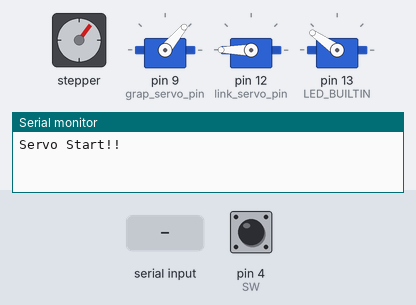
Recording of a sketch running on a simulated Arduino Uno, built with avr-gcc and run on an emulated ATmega328P. On the bench: stepper motor, 3 × servo, the last lines printed to the serial monitor. Wiring (inferred from the names in the program): stepper motor driver (200 steps per turn assumed): step pin 6; direction pin 5; enable pin 3; servo: signal pin 13. Inputs (shaded band) come from the test bench; at power-on: pin 4 (SW) HIGH. Servo pulses on a pin are drawn as a servo (544–2400 µs = 0–180°).

Above: at 2.2 s.
2.3 s: "l90\n" received over Serial
At 2.65 s:
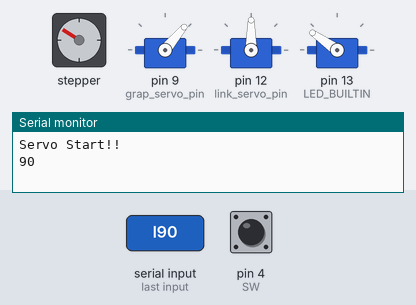
5.3 s: "l,45\n" received over Serial
At 5.65 s:
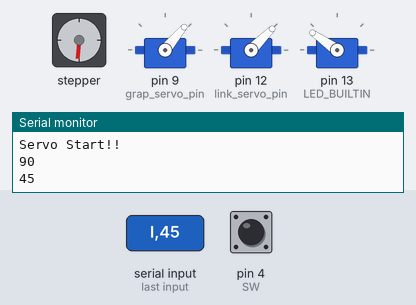
8.3 s: "l" received over Serial
At 9.45 s:
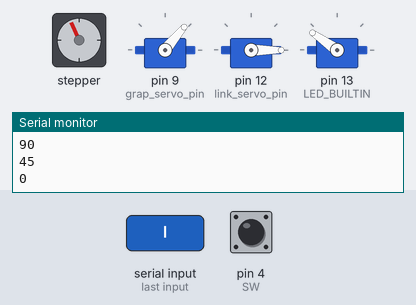
11.3 s: "g90\n" received over Serial
At 11.55 s:
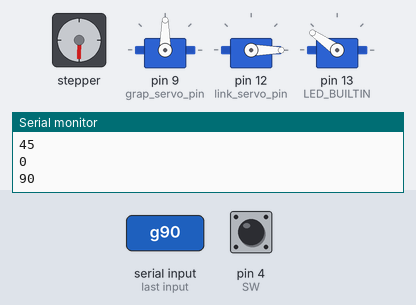
14.3 s: "l90\n" received over Serial
At 14.56 s:
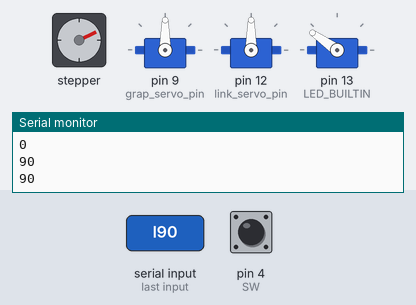
17.3 s: "l,45\n" received over Serial
At 17.56 s:
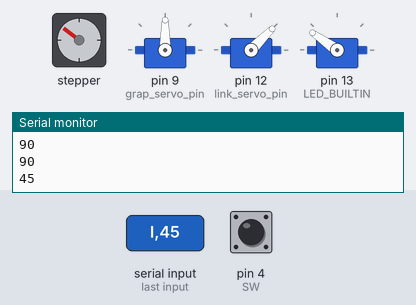
Timing chart, 0 to 23.1 s (numbered marks = the images above; inputs shaded):
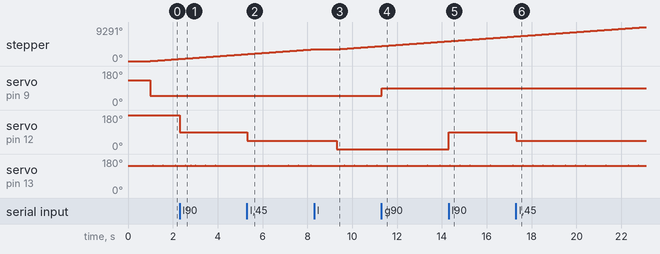

Measured:
- after the input at 2.3 s, servo on pin 12 (link_servo_pin): 180° → 90° at once
- after the input at 5.3 s, servo on pin 12 (link_servo_pin): 90° → 45° at once
- after the input at 8.3 s, servo on pin 12 (link_servo_pin): 45° → 0° after 1.0 s
- after the input at 11.3 s, servo on pin 9 (grap_servo_pin): 50° → 90° at once
- after the input at 14.3 s, servo on pin 12 (link_servo_pin): 0° → 90° at once
- after the input at 17.3 s, servo on pin 12 (link_servo_pin): 90° → 45° at once

The sketch:

gripper_step.ino
```cpp
//GRIP
#include <Servo.h>
#include <Wire.h>

#define ENA (3)
#define DIR (5)
#define PUL (6)
#define SW  (4)


//int grap_servo()

class Grap_servo: public Servo{
public:
  //initiate
  Grap_servo(void){
  }
  //method
  void grap(int aimAngle){
    if(aimAngle < 50 || aimAngle > 140){
      Serial.println("Servo Break! set angle : 50 < angle < 130");
      return 0;
    }
   write(aimAngle);
   return 0;
  }
  void open(void){
    write(50);
  }
  void close(void){
    write(130);
  }

  void linkMove(int aimAngle){
  // 180 -> initial state
    write(aimAngle);
    return 0;
  }
  void linkFull(void){
    write(0);
    return 0;
  }
  void linkInitial(void){
    write(180);
    return 0;
  }

  //member
  int angle = 0;
};


struct stepMotor {
  long pul, tgt;
  double hgt;
  bool dir = true; //up
  bool sw = false;
} sm1;


bool flag_exectution = false;
bool flag_grip = false;
bool flag_link2 = false;
bool flag_link1 = false;
int link_servo_pin = 12;
int grap_servo_pin = 9;

unsigned stepPeriod = 2000 ;


Grap_servo link_servo;
Grap_servo grap_servo;

void setup()
{
  Wire.begin(8);                // join i2c bus with address #8
  Wire.onReceive(receiveEvent);
  grap_servo.attach(grap_servo_pin);
  link_servo.attach(link_servo_pin);
  Serial.begin(115200);

  //pinmode Settings
  pinMode(ENA, OUTPUT);
  pinMode(DIR, OUTPUT);
  pinMode(PUL, OUTPUT);
  pinMode(SW, INPUT_PULLUP);
  pinMode(LED_BUILTIN, OUTPUT);
  //pin init
  digitalWrite(ENA, LOW);
  digitalWrite(DIR, LOW);
  digitalWrite(PUL, LOW);

  grap_servo.close();
  link_servo.linkInitial();
  delay(1000);
  grap_servo.open();
  Serial.println("Servo Start!!");
}


void loop()
{
    // SW 인식
  sm1.sw = digitalRead(SW);
  if (sm1.sw) {
    sm1.dir = true;
    sm1.tgt = 1000;
    sm1.pul = 0;
  }
  if (Serial.available() > 0) {
      char c = Serial.read();
      if ( c == 'l') {
        link_servo.angle = Serial.parseFloat();
        //link_servo.linkMove(link_servo.angle);
        flag_exectution = true;
        flag_link2 = true;
        Serial.println(link_servo.angle);
      }
      if ( c == 'g') {
        grap_servo.angle = Serial.parseFloat();
        //grap_servo.grap(grap_servo.angle);
        flag_exectution = true;
        flag_grip = true;
        Serial.println(grap_servo.angle);
      }
      if ( c == 'h') {
        sm1.tgt = Serial.parseFloat();
        Serial.println(sm1.tgt);
      }
  }

// 펄스주기

  if (sm1.tgt > sm1.pul) {
    sm1.dir = true;
  } else {
    sm1.dir = false;
  }
  digitalWrite(DIR, sm1.dir);

  if (abs(sm1.pul - sm1.tgt)) {
    digitalWrite(PUL, !digitalRead(PUL));
    digitalWrite(LED_BUILTIN, !digitalRead(LED_BUILTIN));
    if (sm1.dir) {
      sm1.pul++;
    } else {
      sm1.pul--;
    }
  }

  delayMicroseconds(stepPeriod);

  if(flag_exectution){
    if(flag_grip){
      grap_servo.grap(grap_servo.angle);
      flag_grip = false;
    }
    if(flag_link2){
      link_servo.linkMove(link_servo.angle);
      flag_link2 = false;
    }
    flag_exectution = false;
  }
}

void receiveEvent(int howMany) {
  while ( 1 < Wire.available()) { // loop through all but the last
    char c = Wire.read(); // receive byte as a character
    //Serial.print(c);         // print the character
    if (c == 'g'){
      grap_servo.angle = Wire.read();    // receive byte as an integer
      flag_grip = true;
      flag_exectution = true;
      Serial.println(grap_servo.angle);         // print the integer
    }
    if ( c == 'l'){
      link_servo.angle = Wire.read();    // receive byte as an integer
      flag_link2 = true;
      flag_exectution = true;
      Serial.println(link_servo.angle);         // print the integer
    }
    if ( c == 'h'){
      sm1.tgt =20*Wire.read();    // receive byte as an integer
      Serial.println(sm1.tgt);         // print the integer
    }
  }
}
```
